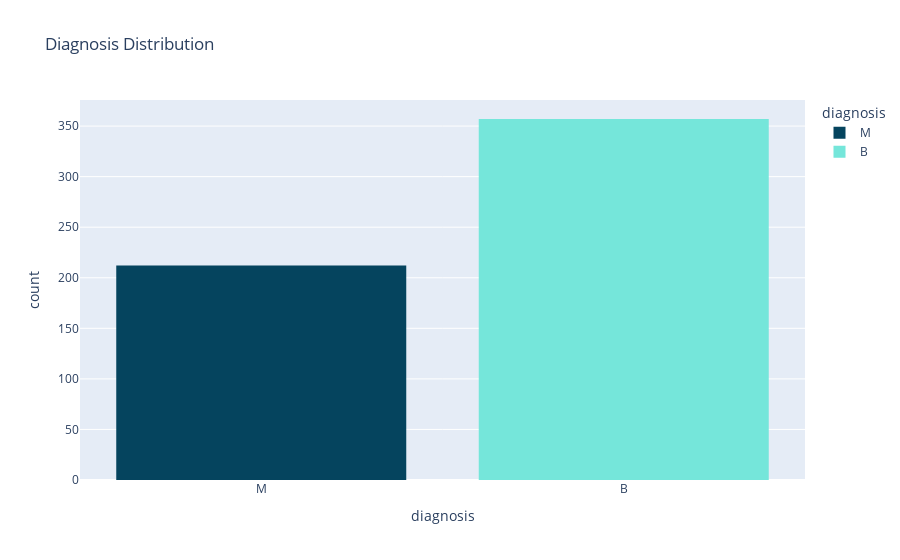

The notebook cell this image was saved under:
### Code cell
px.histogram(breast, x='diagnosis', title='Diagnosis Distribution', color='diagnosis',color_discrete_sequence=['#05445E','#75E6DA'])

### Figure 1 — Plotly figure (JSON) as saved in the notebook; plotly's stock layout.template omitted (floating-point values rounded to 4 significant figures; data arrays with more than 128 entries replaced by an {"elided": "..."} marker saying what was removed)
{"data": [{"bingroup": "x", "hovertemplate": "diagnosis=%{x}<br>count=%{y}<extra></extra>", "legendgroup": "M", "marker": {"color": "#05445E", "pattern": {"shape": ""}}, "name": "M", "orientation": "v", "showlegend": true, "type": "histogram", "x": {"elided": "212 str values"}, "xaxis": "x", "yaxis": "y"}, {"bingroup": "x", "hovertemplate": "diagnosis=%{x}<br>count=%{y}<extra></extra>", "legendgroup": "B", "marker": {"color": "#75E6DA", "pattern": {"shape": ""}}, "name": "B", "orientation": "v", "showlegend": true, "type": "histogram", "x": {"elided": "357 str values"}, "xaxis": "x", "yaxis": "y"}], "layout": {"barmode": "relative", "legend": {"title": {"text": "diagnosis"}, "tracegroupgap": 0}, "title": {"text": "Diagnosis Distribution"}, "xaxis": {"anchor": "y", "categoryarray": ["M", "B"], "categoryorder": "array", "domain": [0, 1], "title": {"text": "diagnosis"}}, "yaxis": {"anchor": "x", "domain": [0, 1], "title": {"text": "count"}}}}
